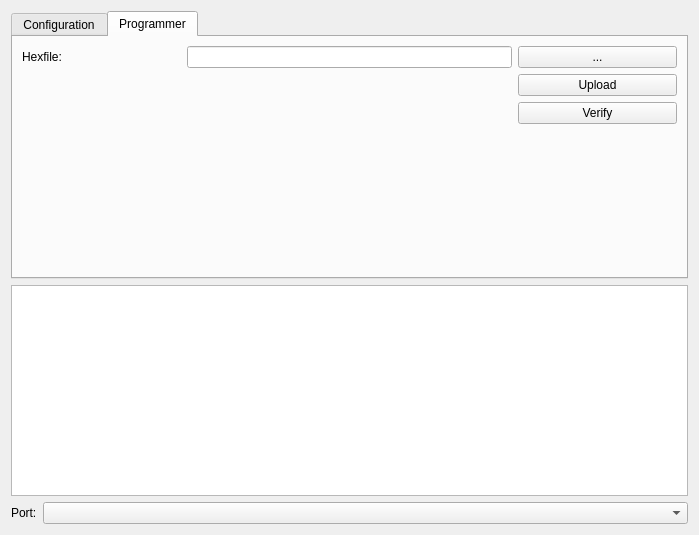
<?xml version="1.0" encoding="UTF-8"?>
<ui version="4.0">
 <class>CEscToolGui</class>
 <widget class="QWidget" name="CEscToolGui">
  <property name="geometry">
   <rect>
    <x>0</x>
    <y>0</y>
    <width>699</width>
    <height>535</height>
   </rect>
  </property>
  <property name="windowTitle">
   <string>Form</string>
  </property>
  <layout class="QVBoxLayout" name="verticalLayout">
   <item>
    <widget class="QTabWidget" name="c_pTabs">
     <property name="minimumSize">
      <size>
       <width>0</width>
       <height>250</height>
      </size>
     </property>
     <property name="currentIndex">
      <number>1</number>
     </property>
     <widget class="QWidget" name="c_pConfig">
      <attribute name="title">
       <string>Configuration</string>
      </attribute>
      <layout class="QHBoxLayout" name="horizontalLayout">
       <item>
        <layout class="QGridLayout" name="gridLayout">
         <item row="0" column="0" colspan="2">
          <widget class="QTableView" name="c_pConfigTable"/>
         </item>
         <item row="1" column="0">
          <widget class="QPushButton" name="c_pPbReadConfig">
           <property name="text">
            <string>Read Configuration</string>
           </property>
          </widget>
         </item>
         <item row="1" column="1">
          <widget class="QPushButton" name="c_pPbWriteConfig">
           <property name="text">
            <string>Write Configuration</string>
           </property>
          </widget>
         </item>
        </layout>
       </item>
      </layout>
     </widget>
     <widget class="QWidget" name="c_pProgrammer">
      <attribute name="title">
       <string>Programmer</string>
      </attribute>
      <layout class="QVBoxLayout" name="verticalLayout_2">
       <item>
        <layout class="QGridLayout" name="gridLayout_2">
         <item row="0" column="0">
          <widget class="QLabel" name="label">
           <property name="text">
            <string>Hexfile:</string>
           </property>
          </widget>
         </item>
         <item row="0" column="1" colspan="2">
          <widget class="QLineEdit" name="c_pLeFile"/>
         </item>
         <item row="2" column="3">
          <widget class="QPushButton" name="c_pPbVerify">
           <property name="text">
            <string>Verify</string>
           </property>
          </widget>
         </item>
         <item row="0" column="3">
          <widget class="QPushButton" name="c_pPbChooseFile">
           <property name="text">
            <string>...</string>
           </property>
          </widget>
         </item>
         <item row="1" column="3">
          <widget class="QPushButton" name="c_pPbUpload">
           <property name="text">
            <string>Upload</string>
           </property>
          </widget>
         </item>
         <item row="3" column="3">
          <spacer name="verticalSpacer">
           <property name="orientation">
            <enum>Qt::Vertical</enum>
           </property>
           <property name="sizeHint" stdset="0">
            <size>
             <width>20</width>
             <height>40</height>
            </size>
           </property>
          </spacer>
         </item>
        </layout>
       </item>
      </layout>
     </widget>
    </widget>
   </item>
   <item>
    <widget class="QTextBrowser" name="textBrowser"/>
   </item>
   <item>
    <layout class="QHBoxLayout" name="horizontalLayout_2">
     <item>
      <widget class="QLabel" name="label_2">
       <property name="sizePolicy">
        <sizepolicy hsizetype="Maximum" vsizetype="Preferred">
         <horstretch>0</horstretch>
         <verstretch>0</verstretch>
        </sizepolicy>
       </property>
       <property name="text">
        <string>Port:</string>
       </property>
      </widget>
     </item>
     <item>
      <widget class="QComboBox" name="c_pCbPort"/>
     </item>
    </layout>
   </item>
  </layout>
 </widget>
 <resources/>
 <connections/>
</ui>
